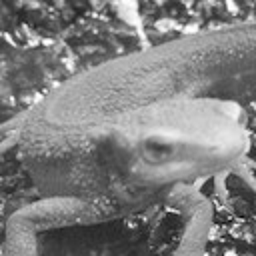
#> input picture imori.pgm, 256 x 256 px, found by its file name
$ python rot_sobal_fft.py   (older library calls are emulated)
#> lines starting #> are read from the running program, lines starting #| are printed output that depends on the picture
#> further down, img_gray is the input picture: shape (256, 256); min 7, max 255, mean 129
import cv2
import numpy as np
import pfm

def create_dft(img_gray):
    # Get image dimensions
    h, w = img_gray.shape[:2]
#> h = 256; w = 256

    # Calculate the image's center coordinates
    center = (0, 0)

    # Define the angle for clockwise rotation (-1 degree)
    angle = -10.0

    # Use cv2.getRotationMatrix2D to create a rotation matrix
    rotation_matrix = cv2.getRotationMatrix2D(center, angle, 1.0)

    # Apply the rotation to img_gray using cv2.warpAffine
    # The output image will have the same size as the input
    rotated_img = cv2.warpAffine(img_gray, rotation_matrix, (w, h))
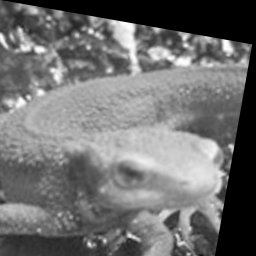
#> rotated_img: shape (256, 256); min 0, max 255, mean 111.8

    # Apply Sobel filter in X direction to the rotated image
    sobel_x = cv2.Sobel(rotated_img, cv2.CV_32F, 1, 0, ksize=3)
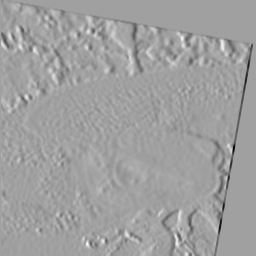
#> sobel_x: shape (256, 256) float32; min -821, max 482, mean -3.4; drawn with min black and max white

    # Apply Sobel filter in Y direction to the rotated image
    sobel_y = cv2.Sobel(rotated_img, cv2.CV_32F, 0, 1, ksize=3)
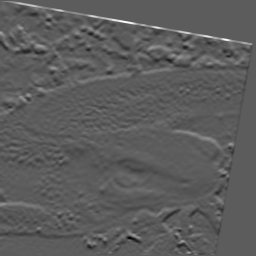
#> sobel_y: shape (256, 256) float32; min -573, max 1006, mean 1.9; drawn with min black and max white

    # Calculate the magnitude of the gradients
    magnitude_sobel = cv2.magnitude(sobel_x, sobel_y)
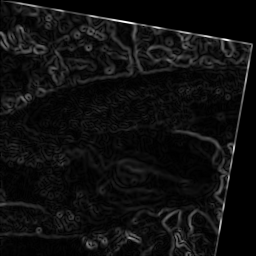
#> magnitude_sobel: shape (256, 256) float32; min 0, max 1020.6, mean 61.4; drawn with min black and max white

#> (the run stopped early here; a loop or call above may not have finished)
